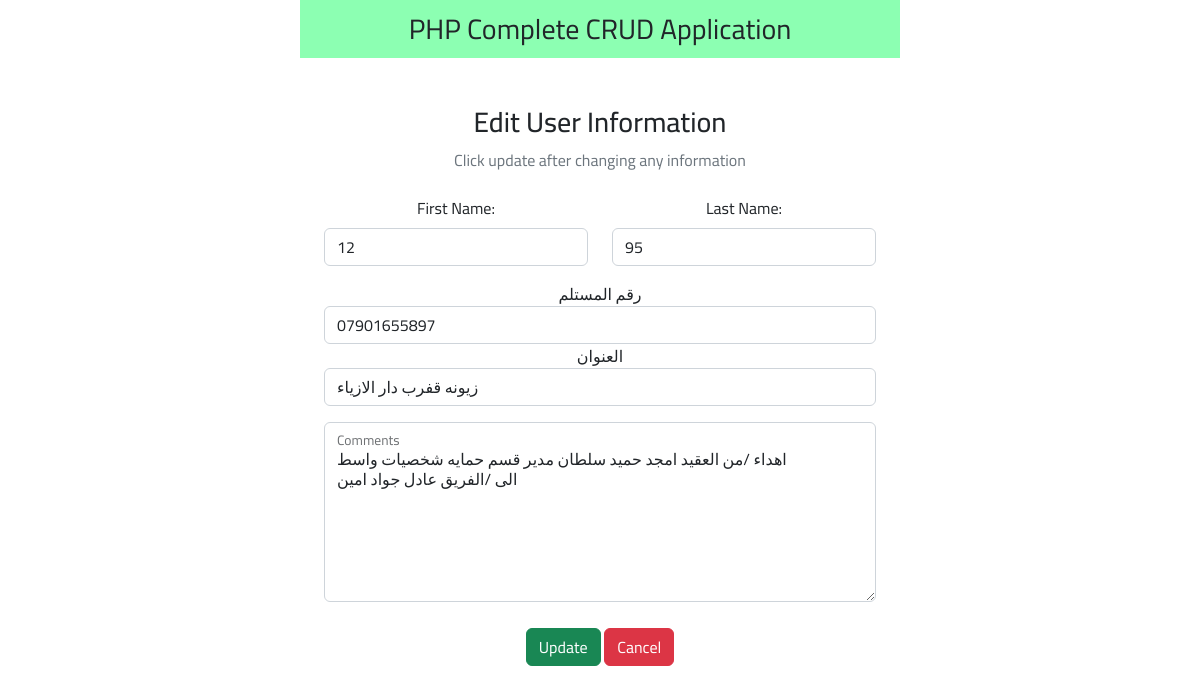
The app's page /orders/edit.php?id=93 with its own data.
### tables this page shows
CREATE TABLE `orders` (
  `id` int(11) NOT NULL,
  `orderN` varchar(255) NOT NULL,
  `price` int(255) NOT NULL,
  `note` varchar(255) NOT NULL,
  `userNumber` varchar(255) NOT NULL,
  `addreces` varchar(255) NOT NULL,
  `user_id` varchar(255) NOT NULL,
  `order_page_name` varchar(255) NOT NULL,
  `page_name` varchar(255) NOT NULL,
  `statuse` varchar(50) NOT NULL,
  `priceAd` int(255) NOT NULL,
  `Governorate` varchar(255) NOT NULL
);

### orders/edit.php (the view, shortened to what this page needs)
<?php
include "../controle/db_conn.php";
$id = $_GET["id"];
?>
<!DOCTYPE html>
<html lang="en">
<head>
  <link href="https://cdn.jsdelivr.net/npm/bootstrap@5.2.3/dist/css/bootstrap.min.css" rel="stylesheet">
  <link rel="stylesheet" href="https://cdnjs.cloudflare.com/ajax/libs/font-awesome/6.4.0/css/all.min.css" />
  <link rel="stylesheet" type="text/css" href="style.css">
</head>
<body>
  <nav class="navbar navbar-light justify-content-center fs-3 mb-5" style="background-color: #00ff5573;">
    PHP Complete CRUD Application
  </nav>
  <div class="container">
    <div class="text-center mb-4">
      <h3>Edit User Information</h3>
      <p class="text-muted">Click update after changing any information</p>
    </div>
    <?php
    $sql = "SELECT * FROM `orders` WHERE id = $id LIMIT 1";
    $result = mysqli_query($conn, $sql);
    $row = mysqli_fetch_assoc($result);
    ?>
    <div class="container d-flex justify-content-center">
      <form action="" method="post" style="width:50vw; min-width:300px;">
        <div class="row mb-3">
          <div class="col">
            <label class="form-label">First Name:</label>
            <input type="number" class="form-control" name="orderN" value="<?php echo $row['orderN'] ?>">
          </div>
          <div class="col">
            <label class="form-label">Last Name:</label>
            <input type="number" class="form-control" name="price" value="<?php echo $row['price'] ?>">
          </div>
        </div>
        <div class="form-group mb-3">
                    <label for="male" class="form-input-label">رقم المستلم </label>
          <input type="text" class="form-control" name="userNumber" value="<?php echo $row["userNumber"] ?>">
                    <label for="female" class="form-input-label">العنوان </label>
          <input type="text" class="form-control" name="addreces" value="<?php echo $row["addreces"] ?> ">
        </div>
        <div class="form-floating">
  <textarea class="form-control" style="height: 180px" placeholder="اضف كامل التفاصيل عن الطلب " name="note" id="floatingTextarea"><?php echo $row['note'] ?></textarea>
  <label for="floatingTextarea">Comments</label>
</div>
        <div style="
    padding: 26px;
">
          <button type="submit" class="btn btn-success" name="submit">Update</button>
          <a href="index.php" class="btn btn-danger">Cancel</a>
        </div>
      </form>
    </div>
  </div>
</body>
</html>

### orders/style.css (style rules this page uses)
* { font-family: 'Cairo', sans-serif; }
body { text-align: center; max-height: 100vh; width: 600px; margin: auto; }

### records on screen
orders: orderN "12", price "95", userNumber "07901655897", addreces "زيونه قفرب دار الازياء", note "اهداء /من العقيد امجد حميد سلطان مدير قسم حمايه شخصيات واسط الى /الفريق عادل جواد امين"
